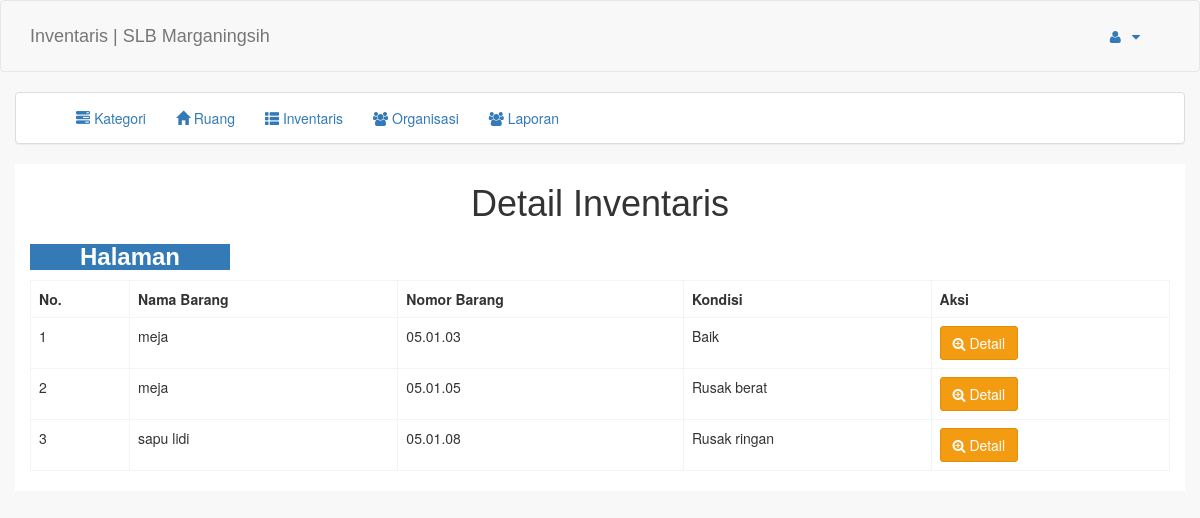
The app's page /?pg=inventaris_detail&id_ruang=1 (signed in), older data.
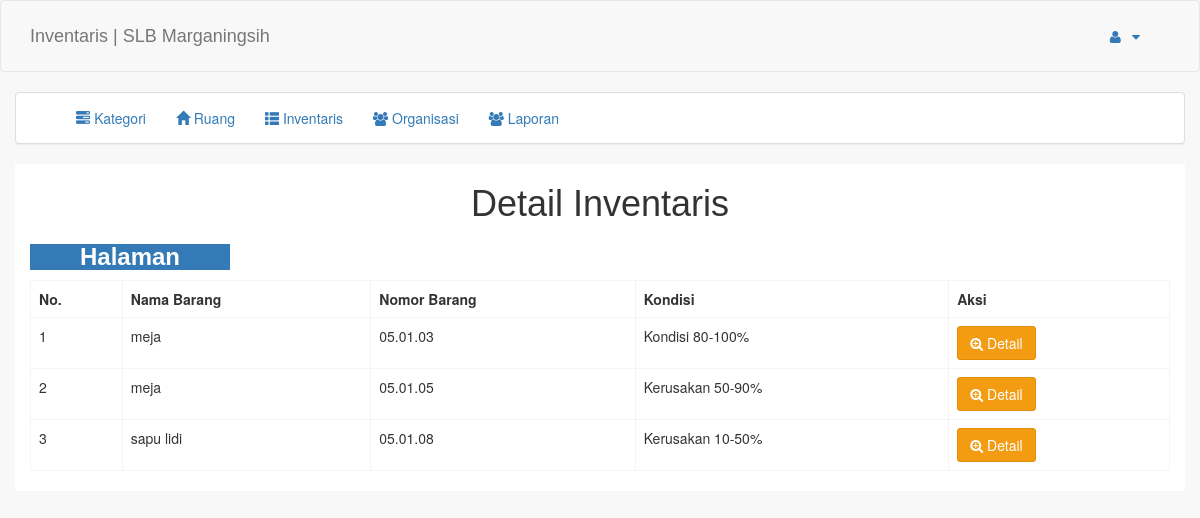
The same page, newer data.
### tables this page shows
CREATE TABLE `tb_inventaris` (
  `id_inventaris` int(11) NOT NULL,
  `id_kategori` int(11) NOT NULL,
  `id_ruang` int(11) NOT NULL,
  `asal` varchar(20) NOT NULL,
  `nama_inventaris` varchar(100) NOT NULL,
  `tgl_pembelian` date NOT NULL,
  `dibeli_oleh` varchar(50) NOT NULL,
  `nilai_pembelian` int(11) NOT NULL,
  `merk` varchar(50) NOT NULL,
  `nilai_saat_ini` int(11) NOT NULL,
  `kondisi` varchar(30) NOT NULL,
  `pict` varchar(50) DEFAULT NULL,
  `ket` varchar(50) NOT NULL
);

### pages/inventaris/inventaris_detail.php (the view)
<h1 class="text-center">Detail Inventaris</h1>
<?php
	include "koneksi.php";
	$id_ruang = $_GET['id_ruang'];
?>
<?php
	$q = mysqli_query($conn, "select * from tb_ruang where id_ruang=$id_ruang");
	while ($n = mysqli_fetch_assoc($q)) {
		echo "<div style='width: 200px;' class='text-center bg-primary'><h3><strong>".$n['nama_ruang']."</strong></h3></div>";
	}
?>
<div class="scrollmenu">
<table class="table table-bordered">
	<tr>
		<th>No. </th>
		<th>Nama Barang</th>
		<th>Nomor Barang</th>
		<th>Kondisi</th>
		<th>Aksi</th>
	</tr>
<?php
$no = 1;
$q = mysqli_query($conn, "select * from tb_inventaris where id_ruang = $id_ruang"); ?>
<?php while ($data = mysqli_fetch_assoc($q)) {?>
	<tr>
	<td><?= $no++; ?></td>
	<td><?php echo $data['nama_inventaris']; ?></td>
	<td>0<?=$data["id_kategori"]?>.0<?=$data["id_ruang"]?>.0<?=$data["id_inventaris"]?></td>
	<td><?php echo $data['kondisi']; ?></td>
	<td><a class="btn btn-warning" href="?pg=inventaris_tampil&id_inventaris=<?=$data["id_inventaris"]?>"><i class="fa fa-search-plus"></i> Detail</a></td>
	</tr>
<?php }
?>
</table>
</div>

Row changes from the older to the newer data that the page shows:
changed tb_inventaris id 3: kondisi "Baik" → "Kondisi 80-100%"
changed tb_inventaris id 5: kondisi "Rusak berat" → "Kerusakan 50-90%"
changed tb_inventaris "sapu lidi": kondisi "Rusak ringan" → "Kerusakan 10-50%"
